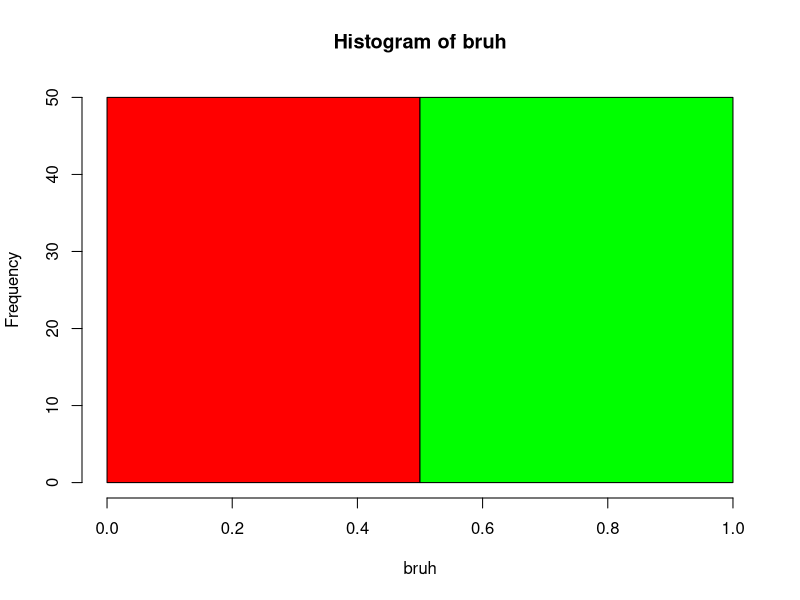

The R source for this figure:
coinflip <- function() {
  x1 <- runif(1, 0, 1)
  if (x1 > 0.5) {
    yt <- 1
  } else {
    yt <- 0
  }
  return(yt)
}

bruh <- c()
for (i in 1:100) {
  bruh <- append(bruh, coinflip())
}
print(bruh)
colors <- rep("red", length(bruh))
colors[bruh > 0.5] <- "green"
colors[bruh < 0.5] <- "red"
hist(bruh, breaks=2, col=c("red", "green"))